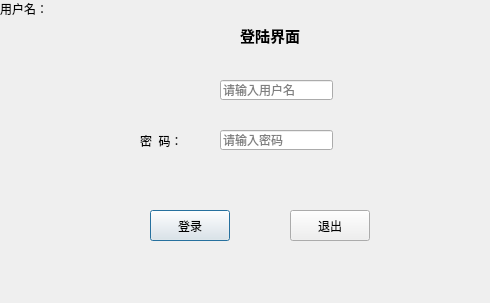
<?xml version="1.0" encoding="UTF-8"?>
<ui version="4.0">
 <class>Dialog</class>
 <widget class="QDialog" name="Dialog">
  <property name="enabled">
   <bool>true</bool>
  </property>
  <property name="geometry">
   <rect>
    <x>0</x>
    <y>0</y>
    <width>490</width>
    <height>303</height>
   </rect>
  </property>
  <property name="minimumSize">
   <size>
    <width>464</width>
    <height>0</height>
   </size>
  </property>
  <property name="maximumSize">
   <size>
    <width>16777215</width>
    <height>303</height>
   </size>
  </property>
  <property name="font">
   <font>
    <pointsize>5</pointsize>
   </font>
  </property>
  <property name="acceptDrops">
   <bool>false</bool>
  </property>
  <property name="windowTitle">
   <string>Dialog</string>
  </property>
  <widget class="QLabel" name="label">
   <property name="geometry">
    <rect>
     <x>240</x>
     <y>20</y>
     <width>91</width>
     <height>31</height>
    </rect>
   </property>
   <property name="font">
    <font>
     <pointsize>11</pointsize>
     <weight>75</weight>
     <bold>true</bold>
    </font>
   </property>
   <property name="text">
    <string>登陆界面</string>
   </property>
  </widget>
  <widget class="QLabel" name="label_2">
   <property name="font">
    <font>
     <pointsize>9</pointsize>
    </font>
   </property>
   <property name="text">
    <string>用户名：</string>
   </property>
  </widget>
  <widget class="QLabel" name="label_3">
   <property name="geometry">
    <rect>
     <x>140</x>
     <y>130</y>
     <width>51</width>
     <height>21</height>
    </rect>
   </property>
   <property name="font">
    <font>
     <pointsize>9</pointsize>
    </font>
   </property>
   <property name="text">
    <string>密  码：</string>
   </property>
  </widget>
  <widget class="QLineEdit" name="lineEdit">
   <property name="geometry">
    <rect>
     <x>220</x>
     <y>80</y>
     <width>113</width>
     <height>20</height>
    </rect>
   </property>
   <property name="font">
    <font>
     <pointsize>9</pointsize>
    </font>
   </property>
   <property name="placeholderText">
    <string>请输入用户名</string>
   </property>
  </widget>
  <widget class="QLineEdit" name="lineEdit_2">
   <property name="geometry">
    <rect>
     <x>220</x>
     <y>130</y>
     <width>113</width>
     <height>20</height>
    </rect>
   </property>
   <property name="font">
    <font>
     <pointsize>9</pointsize>
    </font>
   </property>
   <property name="echoMode">
    <enum>QLineEdit::Password</enum>
   </property>
   <property name="placeholderText">
    <string>请输入密码</string>
   </property>
  </widget>
  <widget class="QPushButton" name="pushButton">
   <property name="geometry">
    <rect>
     <x>150</x>
     <y>210</y>
     <width>80</width>
     <height>31</height>
    </rect>
   </property>
   <property name="font">
    <font>
     <pointsize>9</pointsize>
    </font>
   </property>
   <property name="text">
    <string>登录</string>
   </property>
  </widget>
  <widget class="QPushButton" name="pushButton_2">
   <property name="geometry">
    <rect>
     <x>290</x>
     <y>210</y>
     <width>80</width>
     <height>31</height>
    </rect>
   </property>
   <property name="font">
    <font>
     <pointsize>9</pointsize>
    </font>
   </property>
   <property name="text">
    <string>退出</string>
   </property>
  </widget>
 </widget>
 <resources/>
 <connections>
  <connection>
   <sender>pushButton_2</sender>
   <signal>clicked()</signal>
   <receiver>Dialog</receiver>
   <slot>close()</slot>
   <hints>
    <hint type="sourcelabel">
     <x>329</x>
     <y>217</y>
    </hint>
    <hint type="destinationlabel">
     <x>231</x>
     <y>151</y>
    </hint>
   </hints>
  </connection>
 </connections>
</ui>
